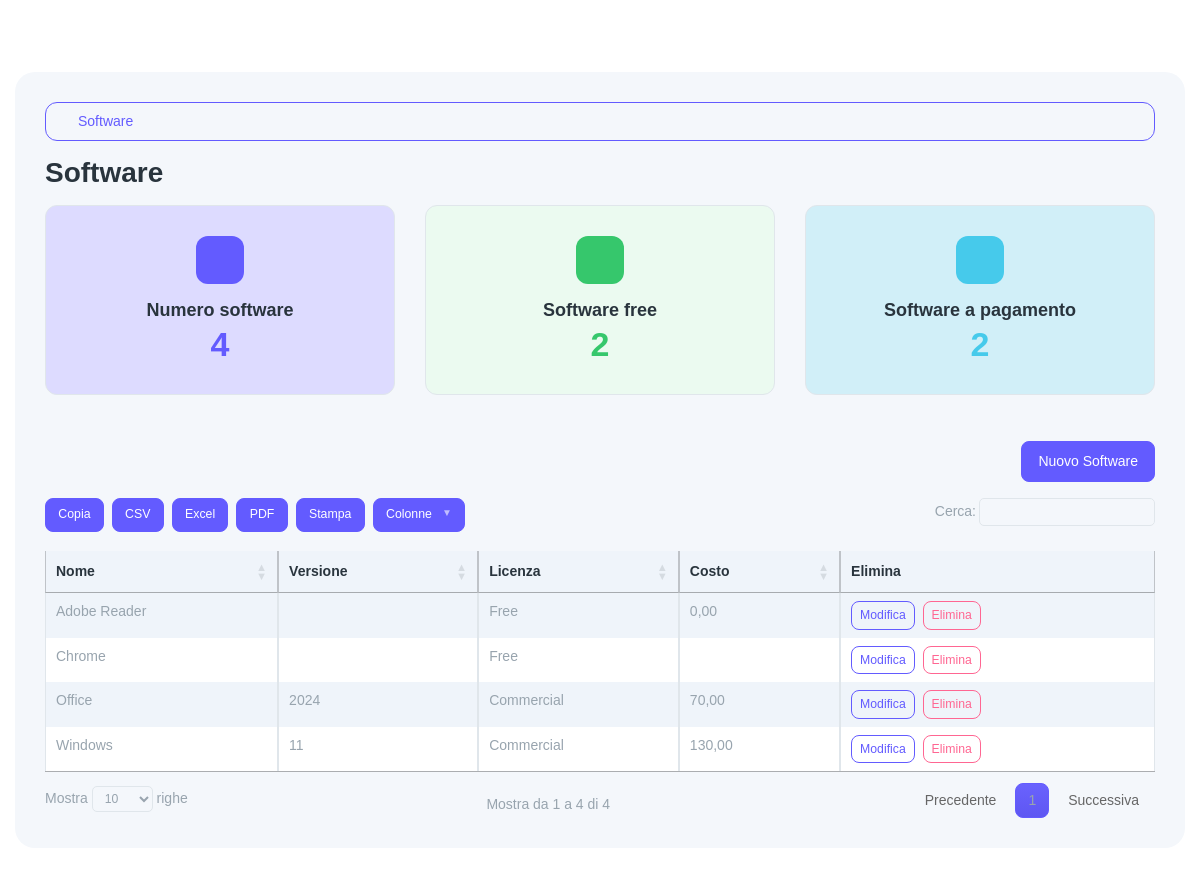
The app's page /software (signed in) with its own data.
### tables this page shows
CREATE TABLE IF NOT EXISTS software (
  id INT AUTO_INCREMENT PRIMARY KEY,
  name VARCHAR(150) NOT NULL,
  version VARCHAR(100) NULL,
  license VARCHAR(120) NULL,
  cost DECIMAL(10,2) NULL,
  notes TEXT NULL,
  UNIQUE KEY uq_software_name_version (name, version)
);

### app/core/Helpers.php (called while the page is built, shortened)
<?php
class Helpers {
  public static function url($path = '') {
    $scriptDir = str_replace('\\', '/', dirname($_SERVER['SCRIPT_NAME']));
    $base = $scriptDir === '/' ? '' : $scriptDir;
    return $base . '/' . ltrim($path, '/');
  }
  public static function view($template, $data = []) { extract($data); require __DIR__ . '/../views/layout.php'; }
}

### app/controllers/SoftwareController.php (called while the page is built, shortened)
<?php
class SoftwareController {
  public function index() {
    $items = (new Software())->all();
    $pdo = \App\Core\DB::conn();
    $stmt = $pdo->prepare('SELECT metric, value FROM view_cards WHERE scope=?');
    $stmt->execute(['software']);
    $rows = $stmt->fetchAll();
    $m = [];
    foreach ($rows as $r) { $m[$r['metric']] = (int)$r['value']; }
    $summary = ['total'=>$m['total'] ?? 0,'free'=>$m['free'] ?? 0,'paid'=>$m['paid'] ?? 0];
    Helpers::view('software/index', ['title'=>'Software','items'=>$items,'summary'=>$summary]);
  }
}

### public/index.php (called while the page is built, shortened)
<?php
spl_autoload_register(function($class){
  $prefix = 'App\\';
  $path = __DIR__ . '/../app/' . str_replace('\\', '/', substr($class, strlen($prefix))) . '.php';
});
$router = new Router();
$router->get('/login', [AuthController::class,'loginForm']);
$router->post('/login', [AuthController::class,'login']);
$router->get('/logout', [AuthController::class,'logout']);
$router->get('/', function(){
  if (!Auth::check()) { Helpers::redirect('/login'); }
  $pdo = DB::conn();
  $stmt = $pdo->prepare('SELECT metric, value FROM view_cards WHERE scope=?');
  $stmt->execute(['dashboard']);
  $rows = $stmt->fetchAll();
  if (!$rows) {
    ViewCardService::refreshDashboard();
    $stmt->execute(['dashboard']);
    $rows = $stmt->fetchAll();
  }
  $counts = [];
  foreach ($rows as $r) { $counts[$r['metric']] = (int)$r['value']; }
  Helpers::view('dashboard', ['title'=>'Dashboard','counts'=>$counts]);
});
$router->get('/admin/migrate', function(){
  if (!Auth::isAdmin()) { http_response_code(403); echo '403'; return; }
  $pdo = DB::conn();
  $dir = dirname(__DIR__) . DIRECTORY_SEPARATOR . 'database' . DIRECTORY_SEPARATOR . 'migrations';
  $files = [];
  foreach (glob($dir . DIRECTORY_SEPARATOR . '*.sql') as $f) { $files[] = $f; }
  sort($files);
  foreach ($files as $file) {
    $sql = file_get_contents($file);
    $chunks = array_filter(array_map('trim', preg_split('/;\\s*/', $sql)));
    foreach ($chunks as $chunk) {
      if ($chunk === '') continue;
      try { $pdo->exec($chunk); } catch (\Throwable $e) {}
    }
  }
  \App\Core\Helpers::addFlash('success', 'Migrazioni eseguite');
  ViewCardService::refreshAll();
  \App\Core\Helpers::redirect('/');
});
$router->get('/laptops', [LaptopController::class,'index']);
$router->get('/laptops/export', [LaptopController::class,'export']);
$router->post('/laptops/import', [LaptopController::class,'import']);
$router->get('/laptops/create', [LaptopController::class,'createForm']);
$router->post('/laptops', [LaptopController::class,'store']);
$router->get('/laptops/{id}', [LaptopController::class,'show']);
$router->get('/laptops/{id}/edit', [LaptopController::class,'editForm']);
$router->post('/laptops/{id}/update', [LaptopController::class,'update']);
$router->post('/laptops/{id}/delete', [LaptopController::class,'delete']);
$router->get('/customers', [CustomerController::class,'index']);
$router->get('/customers/export', [CustomerController::class,'export']);
$router->post('/customers/import', [CustomerController::class,'import']);
$router->get('/customers/create', [CustomerController::class,'createForm']);
$router->post('/customers', [CustomerController::class,'store']);
$router->get('/customers/{id}', [CustomerController::class,'show']);
$router->get('/customers/{id}/edit', [CustomerController::class,'editForm']);
$router->post('/customers/{id}/update', [CustomerController::class,'update']);
$router->post('/customers/{id}/delete', [CustomerController::class,'delete']);
$router->get('/students', [StudentController::class,'index']);
$router->get('/students/export', [StudentController::class,'export']);
$router->post('/students/import', [StudentController::class,'import']);
$router->get('/students/create', [StudentController::class,'createForm']);
$router->post('/students', [StudentController::class,'store']);
$router->get('/students/{id}/edit', [StudentController::class,'editForm']);
$router->post('/students/{id}/update', [StudentController::class,'update']);
$router->post('/students/{id}/delete', [StudentController::class,'delete']);
$router->get('/work-groups', [WorkGroupController::class,'index']);
$router->get('/work-groups/create', [WorkGroupController::class,'createForm']);
$router->post('/work-groups', [WorkGroupController::class,'store']);
$router->get('/work-groups/{id}', [WorkGroupController::class,'show']);
$router->get('/work-groups/{id}/edit', [WorkGroupController::class,'editForm']);
$router->post('/work-groups/{id}/update', [WorkGroupController::class,'update']);
$router->post('/work-groups/{id}/add-member', [WorkGroupController::class,'addMember']);
$router->post('/work-groups/{id}/remove-member', [WorkGroupController::class,'removeMember']);
$router->get('/work-groups/export', [WorkGroupController::class,'export']);
$router->post('/work-groups/import', [WorkGroupController::class,'import']);
$router->post('/work-groups/{id}/delete', [WorkGroupController::class,'delete']);
$router->get('/payments', [PaymentController::class,'index']);
$router->get('/payments/create', [PaymentController::class,'createForm']);
$router->post('/payments', [PaymentController::class,'store']);
$router->get('/payments/{id}/edit', [PaymentController::class,'editForm']);
$router->post('/payments/{id}/update', [PaymentController::class,'update']);
$router->post('/payments/{id}/delete', [PaymentController::class,'delete']);
$router->get('/logs', [LogsController::class,'index']);
$router->post('/logs/clear-access', [LogsController::class,'clearAccess']);
$router->post('/logs/clear-actions', [LogsController::class,'clearActions']);
$router->get('/software', [SoftwareController::class,'index']);
$router->get('/software/create', [SoftwareController::class,'createForm']);
$router->post('/software', [SoftwareController::class,'store']);
$router->get('/software/{id}/edit', [SoftwareController::class,'editForm']);
$router->post('/software/{id}/update', [SoftwareController::class,'update']);
$router->post('/software/{id}/delete', [SoftwareController::class,'delete']);
$router->get('/api/view-cards', function(){
  if (!Auth::check()) { http_response_code(401); echo json_encode(['error'=>'unauthorized']); return; }
  header('Content-Type: application/json');
  $scope = $_GET['scope'] ?? '';
  $scope = is_string($scope) ? trim($scope) : '';
  if ($scope === '') { echo json_encode(['error'=>'scope_required']); return; }
  $pdo = DB::conn();
  $stmt = $pdo->prepare('SELECT metric, value FROM view_cards WHERE scope=?');
  $stmt->execute([$scope]);
  $rows = $stmt->fetchAll();
  if (!$rows) {
    try {
      switch ($scope) {
        case 'dashboard': ViewCardService::refreshDashboard(); break;
        case 'customers': ViewCardService::refreshCustomers(); break;
        case 'students': ViewCardService::refreshStudents(); break;
        case 'groups': ViewCardService::refreshGroups(); break;
        case 'payments': ViewCardService::refreshPayments(); break;
        case 'laptops': ViewCardService::refreshLaptops(); break;
        case 'software': ViewCardService::refreshSoftware(); break;
      }
      $stmt->execute([$scope]);
      $rows = $stmt->fetchAll();
    } catch (\Throwable $e) {}
  }
  $out = [];
  foreach ($rows as $r) { $out[$r['metric']] = (int)$r['value']; }
  echo json_encode(['scope'=>$scope,'metrics'=>$out]);
});
$router->dispatch();

### app/core/DB.php (called while the page is built, shortened)
<?php
class DB {
  private static $pdo;
  public static function conn() {
    if (!self::$pdo) {
      $config = require __DIR__ . '/../config.php';
      $host = $config['db']['host'];
      $port = $config['db']['port'];
      $name = $config['db']['name'];
      $charset = $config['db']['charset'];
      $dsn = "mysql:host={$host};port={$port};dbname={$name};charset={$charset}";
      $user = $config['db']['user'];
      $pass = $config['db']['pass'];
      self::$pdo = new PDO($dsn, $user, $pass, [
        PDO::ATTR_ERRMODE => PDO::ERRMODE_EXCEPTION,
        PDO::ATTR_DEFAULT_FETCH_MODE => PDO::FETCH_ASSOC,
      ]);
    }
    return self::$pdo;
  }
}

### app/models/Model.php (called while the page is built, shortened)
<?php
class Model {
  public function __construct() { $this->pdo = DB::conn(); }
}

### app/models/Software.php (called while the page is built, shortened)
<?php
class Software extends Model {
  public function all() {
    $st = $this->pdo->query('SELECT * FROM software ORDER BY name');
    return $st->fetchAll();
  }
}

### app/views/software/index.php (the view, shortened to what this page needs)
<h3 class="mb-3">Software</h3>
<div class="row mb-3">
  <div class="col-md-4">
    <div class="card bg-primary-subtle">
      <div class="card-body">
        <div class="d-flex align-items-center justify-content-center round-48 rounded text-bg-primary flex-shrink-0 mb-3 mx-auto">
        </div>
        <h5 class="card-title fw-semibold text-center mb-1">Numero software</h5>
        <h2 class="card-text text-primary text-center metric-value" data-metric="total"><?php echo (int)($summary['total'] ?? 0); ?></h2>
      </div>
    </div>
  </div>
  <div class="col-md-4">
    <div class="card bg-success-subtle">
      <div class="card-body">
        <div class="d-flex align-items-center justify-content-center round-48 rounded text-bg-success flex-shrink-0 mb-3 mx-auto">
        </div>
        <h5 class="card-title fw-semibold text-center mb-1">Software free</h5>
        <h2 class="card-text text-success text-center metric-value" data-metric="free"><?php echo (int)($summary['free'] ?? 0); ?></h2>
      </div>
    </div>
  </div>
  <div class="col-md-4">
    <div class="card bg-info-subtle">
      <div class="card-body">
        <div class="d-flex align-items-center justify-content-center round-48 rounded text-bg-info flex-shrink-0 mb-3 mx-auto">
        </div>
        <h5 class="card-title fw-semibold text-center mb-1">Software a pagamento</h5>
        <h2 class="card-text text-info text-center metric-value" data-metric="paid"><?php echo (int)($summary['paid'] ?? 0); ?></h2>
      </div>
    </div>
  </div>
</div>
<div class="d-flex justify-content-end mb-3"><a class="btn btn-primary" href="<?php echo \App\Core\Helpers::url('/software/create'); ?>">Nuovo Software</a></div>
<div class="table-responsive">
  <table id="softwareTable" class="table table-striped table-bordered text-nowrap">
    <thead class="table-light"><tr><th>Nome</th><th>Versione</th><th>Licenza</th><th>Costo</th><th>Elimina</th></tr></thead>
    <tbody>
    <?php foreach ($items as $s) { ?>
      <tr>
        <td><?php echo htmlspecialchars($s['name']); ?></td>
        <td><?php echo htmlspecialchars($s['version']); ?></td>
        <td><?php echo htmlspecialchars($s['license']); ?></td>
        <td><?php echo $s['cost']!==null ? number_format((float)$s['cost'], 2, ',', '.') : ''; ?></td>
        <td>
          <a class="btn btn-sm btn-outline-primary" href="<?php echo \App\Core\Helpers::url('/software/'.$s['id'].'/edit'); ?>">Modifica</a>
          <button type="button" class="btn btn-sm btn-outline-danger ms-1" data-bs-toggle="modal" data-bs-target="#deleteSoftwareModal" data-id="<?php echo $s['id']; ?>" data-name="<?php echo htmlspecialchars($s['name'].' '.($s['version']??'')); ?>">Elimina</button>
        </td>
      </tr>
    <?php } ?>
    </tbody>
  </table>
</div>

### records on screen
software: name "Adobe Reader", license "Free", cost "0,00"
software: name "Chrome", license "Free"
software: name "Office", version "2024", license "Commercial", cost "70,00"
software: name "Windows", version "11", license "Commercial", cost "130,00"

### other values on screen
$label0 "Software"
$summary['total'] "4"
$summary['free'] "2"
$summary['paid'] "2"
